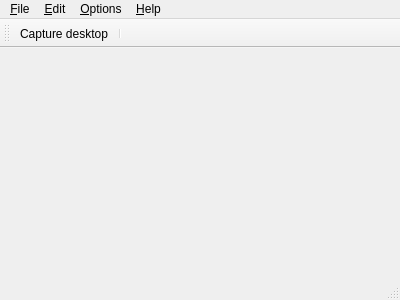
<?xml version="1.0" encoding="UTF-8"?>
<ui version="4.0">
 <class>MainWindow</class>
 <widget class="QMainWindow" name="MainWindow">
  <property name="geometry">
   <rect>
    <x>0</x>
    <y>0</y>
    <width>400</width>
    <height>300</height>
   </rect>
  </property>
  <property name="windowTitle">
   <string>Capture</string>
  </property>
  <widget class="QWidget" name="centralWidget"/>
  <widget class="QMenuBar" name="menuBar">
   <property name="geometry">
    <rect>
     <x>0</x>
     <y>0</y>
     <width>400</width>
     <height>26</height>
    </rect>
   </property>
   <widget class="QMenu" name="menu_File">
    <property name="title">
     <string>&amp;File</string>
    </property>
    <addaction name="actionFileSave"/>
    <addaction name="actionFileSaveSelection"/>
    <addaction name="separator"/>
    <addaction name="actionFileExit"/>
   </widget>
   <widget class="QMenu" name="menu_Edit">
    <property name="title">
     <string>&amp;Edit</string>
    </property>
    <addaction name="actionEditCopy"/>
    <addaction name="actionEditClear"/>
   </widget>
   <widget class="QMenu" name="menu_Options">
    <property name="title">
     <string>&amp;Options</string>
    </property>
    <widget class="QMenu" name="menu_OptionsCaptureWindow">
     <property name="tearOffEnabled">
      <bool>false</bool>
     </property>
     <property name="title">
      <string>Capture window</string>
     </property>
     <addaction name="actionOptionsCaptureClientArea"/>
     <addaction name="actionOptionsCaptureWindowArea"/>
     <addaction name="separator"/>
     <addaction name="actionOptionsAutoMinimize"/>
    </widget>
    <widget class="QMenu" name="menu_OptionsCaptureDesktop">
     <property name="title">
      <string>Capture desktop</string>
     </property>
     <addaction name="actionOptionsAutoHide"/>
     <addaction name="separator"/>
     <addaction name="actionOptionsAutoHideDelay"/>
    </widget>
    <widget class="QMenu" name="menu_Languages">
     <property name="title">
      <string>Languages</string>
     </property>
     <property name="icon">
      <iconset resource="../res/resource.qrc">
       <normaloff>:/options-languages.png</normaloff>:/options-languages.png</iconset>
     </property>
    </widget>
    <addaction name="actionOptionsAutoCopy"/>
    <addaction name="separator"/>
    <addaction name="menu_OptionsCaptureDesktop"/>
    <addaction name="menu_OptionsCaptureWindow"/>
    <addaction name="separator"/>
    <addaction name="actionOptionsCaptureCursor"/>
    <addaction name="separator"/>
    <addaction name="actionOptionsShowBorder"/>
    <addaction name="actionOptionsBorderColor"/>
    <addaction name="actionOptionsBackgroundColor"/>
    <addaction name="separator"/>
    <addaction name="actionOptionsSelectionColor"/>
    <addaction name="separator"/>
    <addaction name="menu_Languages"/>
   </widget>
   <widget class="QMenu" name="menu_Help">
    <property name="title">
     <string>&amp;Help</string>
    </property>
    <addaction name="actionHelpAbout"/>
   </widget>
   <addaction name="menu_File"/>
   <addaction name="menu_Edit"/>
   <addaction name="menu_Options"/>
   <addaction name="menu_Help"/>
  </widget>
  <widget class="QToolBar" name="mainToolBar">
   <property name="windowTitle">
    <string>Tool bar</string>
   </property>
   <property name="movable">
    <bool>true</bool>
   </property>
   <property name="allowedAreas">
    <set>Qt::AllToolBarAreas</set>
   </property>
   <property name="floatable">
    <bool>true</bool>
   </property>
   <attribute name="toolBarArea">
    <enum>TopToolBarArea</enum>
   </attribute>
   <attribute name="toolBarBreak">
    <bool>false</bool>
   </attribute>
   <addaction name="actionCaptureDesktop"/>
   <addaction name="separator"/>
  </widget>
  <widget class="QStatusBar" name="statusBar"/>
  <action name="actionCaptureDesktop">
   <property name="icon">
    <iconset resource="../res/resource.qrc">
     <normaloff>:/capture-desktop.png</normaloff>:/capture-desktop.png</iconset>
   </property>
   <property name="text">
    <string>Capture desktop</string>
   </property>
  </action>
  <action name="actionFileSave">
   <property name="enabled">
    <bool>false</bool>
   </property>
   <property name="icon">
    <iconset resource="../res/resource.qrc">
     <normaloff>:/file-save_as.png</normaloff>:/file-save_as.png</iconset>
   </property>
   <property name="text">
    <string>Save as...</string>
   </property>
  </action>
  <action name="actionFileSaveSelection">
   <property name="enabled">
    <bool>false</bool>
   </property>
   <property name="icon">
    <iconset resource="../res/resource.qrc">
     <normaloff>:/file-save_selection.png</normaloff>:/file-save_selection.png</iconset>
   </property>
   <property name="text">
    <string>Save selection as...</string>
   </property>
  </action>
  <action name="actionFileExit">
   <property name="icon">
    <iconset resource="../res/resource.qrc">
     <normaloff>:/file-exit.png</normaloff>:/file-exit.png</iconset>
   </property>
   <property name="text">
    <string>&amp;Exit</string>
   </property>
  </action>
  <action name="actionEditCopy">
   <property name="enabled">
    <bool>false</bool>
   </property>
   <property name="icon">
    <iconset resource="../res/resource.qrc">
     <normaloff>:/edit-copy.png</normaloff>:/edit-copy.png</iconset>
   </property>
   <property name="text">
    <string>&amp;Copy</string>
   </property>
  </action>
  <action name="actionEditClear">
   <property name="enabled">
    <bool>false</bool>
   </property>
   <property name="icon">
    <iconset resource="../res/resource.qrc">
     <normaloff>:/edit-delete.png</normaloff>:/edit-delete.png</iconset>
   </property>
   <property name="text">
    <string>Clear</string>
   </property>
  </action>
  <action name="actionOptionsAutoCopy">
   <property name="checkable">
    <bool>true</bool>
   </property>
   <property name="text">
    <string>Auto &amp;copy</string>
   </property>
  </action>
  <action name="actionOptionsAutoHide">
   <property name="checkable">
    <bool>true</bool>
   </property>
   <property name="text">
    <string>Auto &amp;hide</string>
   </property>
  </action>
  <action name="actionOptionsAutoHideDelay">
   <property name="text">
    <string>Choose auto hide delay</string>
   </property>
  </action>
  <action name="actionOptionsCaptureClientArea">
   <property name="checkable">
    <bool>true</bool>
   </property>
   <property name="text">
    <string>Client area</string>
   </property>
  </action>
  <action name="actionOptionsCaptureWindowArea">
   <property name="checkable">
    <bool>true</bool>
   </property>
   <property name="text">
    <string>Window area</string>
   </property>
  </action>
  <action name="actionHelpAbout">
   <property name="icon">
    <iconset resource="../res/resource.qrc">
     <normaloff>:/help-about.png</normaloff>:/help-about.png</iconset>
   </property>
   <property name="text">
    <string>&amp;About</string>
   </property>
  </action>
  <action name="actionOptionsBorderColor">
   <property name="text">
    <string>Border color</string>
   </property>
  </action>
  <action name="actionOptionsBackgroundColor">
   <property name="text">
    <string>Background color</string>
   </property>
  </action>
  <action name="actionOptionsShowBorder">
   <property name="checkable">
    <bool>true</bool>
   </property>
   <property name="text">
    <string>Show border</string>
   </property>
  </action>
  <action name="actionEditCopySelection">
   <property name="icon">
    <iconset resource="../res/resource.qrc">
     <normaloff>:/edit-copy_selection.png</normaloff>:/edit-copy_selection.png</iconset>
   </property>
   <property name="text">
    <string>Copy selection</string>
   </property>
  </action>
  <action name="actionOptionsCaptureCursor">
   <property name="checkable">
    <bool>true</bool>
   </property>
   <property name="text">
    <string>Capture cursor</string>
   </property>
  </action>
  <action name="actionOptionsAutoMinimize">
   <property name="checkable">
    <bool>true</bool>
   </property>
   <property name="text">
    <string>Auto minimize</string>
   </property>
  </action>
  <action name="actionOptionsSelectionColor">
   <property name="text">
    <string>Selection color</string>
   </property>
  </action>
 </widget>
 <layoutdefault spacing="6" margin="11"/>
 <resources>
  <include location="../res/resource.qrc"/>
 </resources>
 <connections>
  <connection>
   <sender>actionCaptureDesktop</sender>
   <signal>triggered()</signal>
   <receiver>MainWindow</receiver>
   <slot>slotCaptureDesktop()</slot>
   <hints>
    <hint type="sourcelabel">
     <x>-1</x>
     <y>-1</y>
    </hint>
    <hint type="destinationlabel">
     <x>199</x>
     <y>149</y>
    </hint>
   </hints>
  </connection>
  <connection>
   <sender>actionFileSave</sender>
   <signal>triggered()</signal>
   <receiver>MainWindow</receiver>
   <slot>slotFileSave()</slot>
   <hints>
    <hint type="sourcelabel">
     <x>-1</x>
     <y>-1</y>
    </hint>
    <hint type="destinationlabel">
     <x>199</x>
     <y>149</y>
    </hint>
   </hints>
  </connection>
  <connection>
   <sender>actionFileSaveSelection</sender>
   <signal>triggered()</signal>
   <receiver>MainWindow</receiver>
   <slot>slotFileSaveSelection()</slot>
   <hints>
    <hint type="sourcelabel">
     <x>-1</x>
     <y>-1</y>
    </hint>
    <hint type="destinationlabel">
     <x>199</x>
     <y>149</y>
    </hint>
   </hints>
  </connection>
  <connection>
   <sender>actionFileExit</sender>
   <signal>triggered()</signal>
   <receiver>MainWindow</receiver>
   <slot>slotFileExit()</slot>
   <hints>
    <hint type="sourcelabel">
     <x>-1</x>
     <y>-1</y>
    </hint>
    <hint type="destinationlabel">
     <x>199</x>
     <y>149</y>
    </hint>
   </hints>
  </connection>
  <connection>
   <sender>actionEditCopy</sender>
   <signal>triggered()</signal>
   <receiver>MainWindow</receiver>
   <slot>slotEditCopy()</slot>
   <hints>
    <hint type="sourcelabel">
     <x>-1</x>
     <y>-1</y>
    </hint>
    <hint type="destinationlabel">
     <x>199</x>
     <y>149</y>
    </hint>
   </hints>
  </connection>
  <connection>
   <sender>actionEditClear</sender>
   <signal>triggered()</signal>
   <receiver>MainWindow</receiver>
   <slot>slotEditClear()</slot>
   <hints>
    <hint type="sourcelabel">
     <x>-1</x>
     <y>-1</y>
    </hint>
    <hint type="destinationlabel">
     <x>199</x>
     <y>149</y>
    </hint>
   </hints>
  </connection>
  <connection>
   <sender>actionOptionsAutoCopy</sender>
   <signal>triggered()</signal>
   <receiver>MainWindow</receiver>
   <slot>slotOptionsAutoCopy()</slot>
   <hints>
    <hint type="sourcelabel">
     <x>-1</x>
     <y>-1</y>
    </hint>
    <hint type="destinationlabel">
     <x>199</x>
     <y>149</y>
    </hint>
   </hints>
  </connection>
  <connection>
   <sender>actionOptionsAutoHide</sender>
   <signal>triggered()</signal>
   <receiver>MainWindow</receiver>
   <slot>slotOptionsAutoHide()</slot>
   <hints>
    <hint type="sourcelabel">
     <x>-1</x>
     <y>-1</y>
    </hint>
    <hint type="destinationlabel">
     <x>199</x>
     <y>149</y>
    </hint>
   </hints>
  </connection>
  <connection>
   <sender>actionOptionsAutoHideDelay</sender>
   <signal>triggered()</signal>
   <receiver>MainWindow</receiver>
   <slot>slotOptionsAutoHideDelay()</slot>
   <hints>
    <hint type="sourcelabel">
     <x>-1</x>
     <y>-1</y>
    </hint>
    <hint type="destinationlabel">
     <x>199</x>
     <y>149</y>
    </hint>
   </hints>
  </connection>
  <connection>
   <sender>actionOptionsCaptureClientArea</sender>
   <signal>triggered()</signal>
   <receiver>MainWindow</receiver>
   <slot>slotOptionsCaptureClientArea()</slot>
   <hints>
    <hint type="sourcelabel">
     <x>-1</x>
     <y>-1</y>
    </hint>
    <hint type="destinationlabel">
     <x>199</x>
     <y>149</y>
    </hint>
   </hints>
  </connection>
  <connection>
   <sender>actionOptionsCaptureWindowArea</sender>
   <signal>triggered()</signal>
   <receiver>MainWindow</receiver>
   <slot>slotOptionsCaptureWindowArea()</slot>
   <hints>
    <hint type="sourcelabel">
     <x>-1</x>
     <y>-1</y>
    </hint>
    <hint type="destinationlabel">
     <x>199</x>
     <y>149</y>
    </hint>
   </hints>
  </connection>
  <connection>
   <sender>actionHelpAbout</sender>
   <signal>triggered()</signal>
   <receiver>MainWindow</receiver>
   <slot>slotHelpAbout()</slot>
   <hints>
    <hint type="sourcelabel">
     <x>-1</x>
     <y>-1</y>
    </hint>
    <hint type="destinationlabel">
     <x>199</x>
     <y>149</y>
    </hint>
   </hints>
  </connection>
  <connection>
   <sender>actionOptionsBorderColor</sender>
   <signal>triggered()</signal>
   <receiver>MainWindow</receiver>
   <slot>slotOptionsBorderColor()</slot>
   <hints>
    <hint type="sourcelabel">
     <x>-1</x>
     <y>-1</y>
    </hint>
    <hint type="destinationlabel">
     <x>199</x>
     <y>149</y>
    </hint>
   </hints>
  </connection>
  <connection>
   <sender>actionOptionsBackgroundColor</sender>
   <signal>triggered()</signal>
   <receiver>MainWindow</receiver>
   <slot>slotOptionsBackgroundColor()</slot>
   <hints>
    <hint type="sourcelabel">
     <x>-1</x>
     <y>-1</y>
    </hint>
    <hint type="destinationlabel">
     <x>199</x>
     <y>149</y>
    </hint>
   </hints>
  </connection>
  <connection>
   <sender>actionOptionsShowBorder</sender>
   <signal>triggered()</signal>
   <receiver>MainWindow</receiver>
   <slot>slotOptionsShowBorder()</slot>
   <hints>
    <hint type="sourcelabel">
     <x>-1</x>
     <y>-1</y>
    </hint>
    <hint type="destinationlabel">
     <x>199</x>
     <y>149</y>
    </hint>
   </hints>
  </connection>
  <connection>
   <sender>actionEditCopySelection</sender>
   <signal>triggered()</signal>
   <receiver>MainWindow</receiver>
   <slot>slotEditCopySelection()</slot>
   <hints>
    <hint type="sourcelabel">
     <x>-1</x>
     <y>-1</y>
    </hint>
    <hint type="destinationlabel">
     <x>199</x>
     <y>149</y>
    </hint>
   </hints>
  </connection>
  <connection>
   <sender>actionOptionsSelectionColor</sender>
   <signal>triggered()</signal>
   <receiver>MainWindow</receiver>
   <slot>slotOptionsSelectionColor()</slot>
   <hints>
    <hint type="sourcelabel">
     <x>-1</x>
     <y>-1</y>
    </hint>
    <hint type="destinationlabel">
     <x>199</x>
     <y>149</y>
    </hint>
   </hints>
  </connection>
 </connections>
 <slots>
  <slot>slotFileExit()</slot>
  <slot>slotFileSave()</slot>
  <slot>slotEditCopy()</slot>
  <slot>slotEditClear()</slot>
  <slot>slotOptionsAutoHide()</slot>
  <slot>slotOptionsAutoCopy()</slot>
  <slot>slotHelpAbout()</slot>
  <slot>slotCaptureDesktop()</slot>
  <slot>slotFileSaveSelection()</slot>
  <slot>slotOptionsAutoHideDelay()</slot>
  <slot>slotOptionsCaptureClientArea()</slot>
  <slot>slotOptionsCaptureWindowArea()</slot>
  <slot>slotOptionsBorderColor()</slot>
  <slot>slotOptionsBackgroundColor()</slot>
  <slot>slotOptionsShowBorder()</slot>
  <slot>slotEditCopySelection()</slot>
  <slot>slotOptionsSelectionColor()</slot>
 </slots>
</ui>
